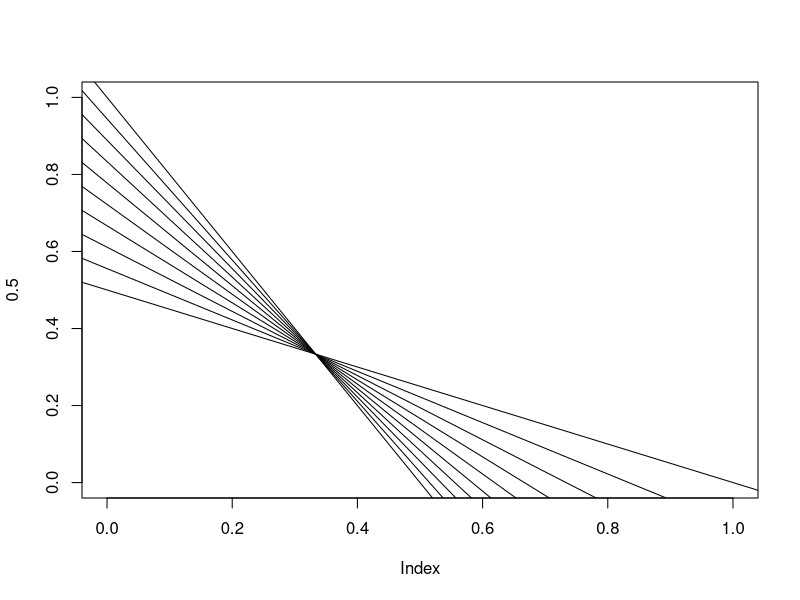
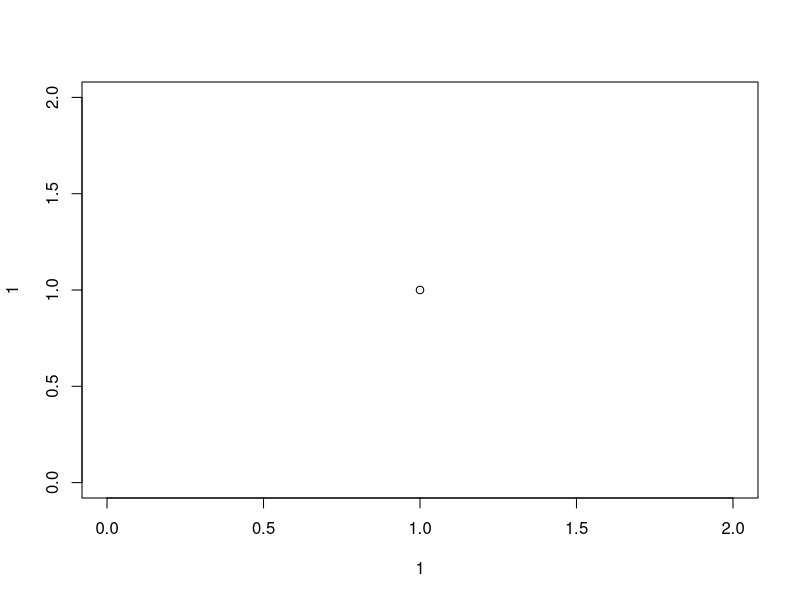

These figures' R source, in order: (Note: this script raises an error after producing the figures.)
###################################################################
#Show that the ascending-descending (AD) model of Young et al. 2015 
#matches the 'ICM consistent' space of Polly 2007
##################################################################

# AD Model #######################################################
#visually match Young et al. 2015 Null Model 3 (ascending-descending) space
K<-seq(-2,-0.5,length.out=10) #b
J<-seq(1,0.5,length.out=10) #a
plot(x=0.5,xlim=c(0,1),ylim=c(0,1),type="n")
for(i in 1:length(K)){abline(a=J[i],b=K[i])}
J.pred<-(1/(-3))*K+(1/3)
round(J,3)==round(J.pred,3) #check

#So:
# m3 = K * m1 + J
#where
# J = (-1/3) * K + (1/3)
# -2 < K < -0.5
# 0.5 < J < 1

# ICM-C Model ###################################################
#visualy match Polly 2007 ICM-consistent space
B1<-seq(0,-9,length.out=10) #b, substituting 9 for infinity for visual purposes
Q1<-seq(1,9,length.out=10) #a
B2<-seq(0,-99999999999,length.out=10) #b, substituting 99999999 for infinity for visual purposes
Q2<-seq(1,99999999999,length.out=10) #a
plot(x=1,y=1,xlim=c(0,2),ylim=c(0,2))
for(i in 1:length(B)){
  abline(a=B1[i],b=Q1[i])
  abline(a=B2[i],b=Q2[i],col="blue")
  }
Q.pred<-1-B2
round(Q2/10,0)==round(Q.pred/10,0) #check, some fuzziness for infinity

#So:
# m3/m1 = Q * m2/m1 + B
#where
# Q = 1 - B
# 1 < Q < Inf
# -Inf < B < 0

# match variables ###############################################
#Axes of AD space are:
# X = m1/(m1 + m2 + m3)
# Y = m3/(m1 + m2 + m3)
#and
# 1 = m1 + m2 + m3
#simplifying to
# X = m1
# Y = m3

#Axes of ICM-C space are:
# X = m2/m1
# Y = m3/m1
#and if you continue to require that
# 1 = m1 + m2 + m3
#then you can change the X axis to
# X = (1-m1-m3)/m1
#which can be subsituted in so that
# m3/m1 = Q * (1-m1-m3)/m1 + B
#and rearranged so that
# m3 = m1 * (B-Q)/(1+Q) + Q/(1+Q)
#if AD space and ICM-C space are the same, and the molars have been set to be the same, then
#this rearranged form of ICM-C molar relationships should be equivalent to the
#equation relating m1 and m3 size in AD space, which would make:
# m1 * K  + J = m3 = m1 * (B-Q)/(1+Q) + Q/(1+Q)
# K = (B-Q)/(1+Q)
# J = Q/(1+Q)
#substitute those values into the relationship between J and K:
# J = (-1/3) * K + (1/3)
# Q/(1+Q) = (-1/3) * (B-Q)/(1+Q) + (1/3)
# and simplify to see if the ICM-C relationship between Q and B holds:
# 3 * Q/(1+Q) = (-1) * (B-Q)/(1+Q) + 1
# 3Q = -B + Q + 1 + Q
# Q = 1 - B
#Relationship holds!
